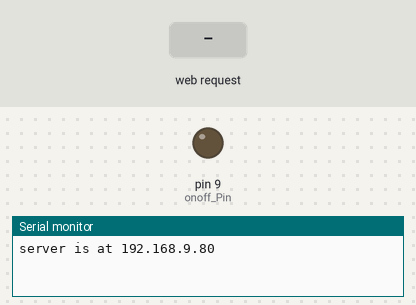
A sketch run on a simulated Arduino Leonardo, built for the host (arithmetic inside an expression is 32-bit, double 64-bit). Shown: output pins drawn as LEDs (lit = HIGH), the last lines printed to the serial monitor. Inputs (shaded band) come from the test bench. WiFi joins after 1.5 s; servers stay silent unless stated.

Above: at 1.2 s.
1.3 s: HTTP request GET /on received
At 2.5 s:
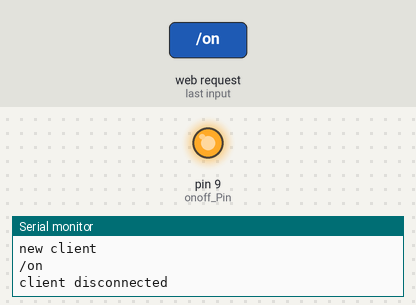
2.8 s: HTTP request GET /off received
At 3.7 s:
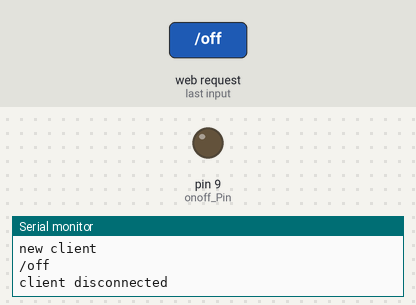
Timing chart, 0 to 5.8 s (numbered marks = the images above; inputs shaded):
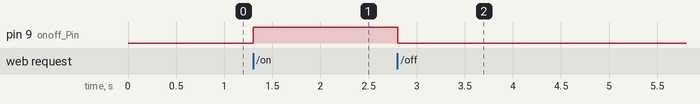

The sketch:

websrv1_line.ino
```cpp
/*
  Web Server

 A simple web server that shows the value of the analog input pins.
 using an Arduino Wiznet Ethernet shield.

 Circuit:
 * Ethernet shield attached to pins 10, 11, 12, 13
 * Analog inputs attached to pins A0 through A5 (optional)

 created 18 Dec 2009
 by David A. Mellis
 modified 9 Apr 2012
 by Tom Igoe

 */

#include <SPI.h>
#include <Ethernet.h>

// Enter a MAC address and IP address for your controller below.
// The IP address will be dependent on your local network:
byte mac[] = {
  //0xDE, 0xAD, 0xBE, 0xEF, 0xFE, 0xED
 0x90, 0xA2, 0xDA, 0x0D, 0xCC, 0xE2
};
IPAddress ip(192,168,9,80);

const int onoff_Pin = 9;

// Initialize the Ethernet server library
// with the IP address and port you want to use
// (port 80 is default for HTTP):
EthernetServer server(12080);

void setup() {
 // Open serial communications and wait for port to open:
  Serial.begin(9600);
   while (!Serial) {
    ; // wait for serial port to connect. Needed for Leonardo only
  }


  pinMode(onoff_Pin,OUTPUT);
  digitalWrite(onoff_Pin,LOW);


  // start the Ethernet connection and the server:
  Ethernet.begin(mac, ip);
  server.begin();
  Serial.print("server is at ");
  Serial.println(Ethernet.localIP());
}


void loop() {
  // listen for incoming clients
  EthernetClient client = server.available();
  if (client) {
    Serial.println("new client");
    String strUrl;
    String strPath;
    // an http request ends with a blank line
    boolean currentLineIsBlank = true;
    while (client.connected()) {
      if (client.available()) {
        char c = client.read();

        //Serial.write(c);
        strUrl += c;


        if(strUrl.endsWith(String("HTTP/1.1")) == true) {

          strPath = strUrl.substring(4,strUrl.length() - 9);

          /*
          Serial.println(path);
          strUrl = "";

          if(path.equals("/on")) {
          }
          else if(path.equals("/off")) {
          }
          */

        }


        // if you've gotten to the end of the line (received a newline
        // character) and the line is blank, the http request has ended,
        // so you can send a reply
        if (c == '\n' && currentLineIsBlank) {

          Serial.println(strPath);

          // send a standard http response header
          client.println("HTTP/1.1 200 OK");
          client.println("Content-Type: text/plain");
          client.println("Connection: close");  // the connection will be closed after completion of the response
          //client.println("Refresh: 5");  // refresh the page automatically every 5 sec
          client.println();


          client.print("{");
          client.print("\"result\":\"ok\"");
          if(strPath.equals("/on")) {
            digitalWrite(onoff_Pin,HIGH);
            client.print(",\"cmd\":\"on\"");
          }
          else if(strPath.equals("/off")) {
            digitalWrite(onoff_Pin,LOW);
            client.print(",\"cmd\":\"off\"");
          }

          client.println("}");

          /*
          client.println("<!DOCTYPE HTML>");
          client.println("<html>");
          client.println("<div>hello arduino</div>");


          // output the value of each analog input pin
          for (int analogChannel = 0; analogChannel < 6; analogChannel++) {
            int sensorReading = analogRead(analogChannel);
            client.print("analog input ");
            client.print(analogChannel);
            client.print(" is ");
            client.print(sensorReading);
            client.println("<br />");
          }

          client.println("</html>");
          */
          break;
        }
        if (c == '\n') {
          // you're starting a new line
          currentLineIsBlank = true;
        }
        else if (c != '\r') {
          // you've gotten a character on the current line
          currentLineIsBlank = false;
        }
      }
    }
    // give the web browser time to receive the data
    delay(1);
    // close the connection:
    client.stop();

    //Serial.println(strUrl);

    Serial.println("client disconnected");
  }
}
```

Measured:
- after the input at 1.3 s, pin 9 (onoff_Pin): LOW → HIGH at once
- after the input at 2.8 s, pin 9 (onoff_Pin): HIGH → LOW at once
